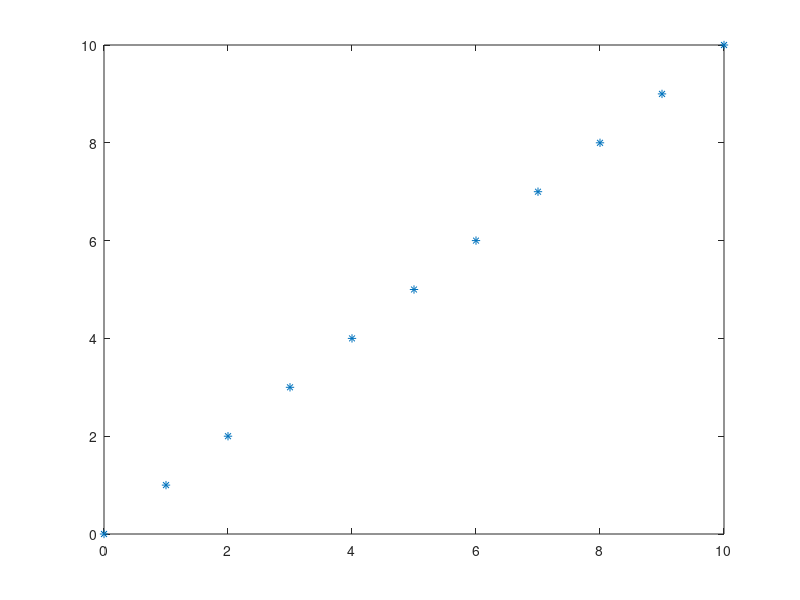

The MATLAB script that drew this image:
clc
close all
clear all

ti=0;
dt=1;
tf=10;
t=ti:dt:tf;

x=zeros(1,length(t));

for i=2:length(t)
   cla
   x(i)=x(i-1)+1;
   plot(t,x,'*')
   pause(dt)
end

%dis=ss(A,B,C,0,1)
%tf(dis)
